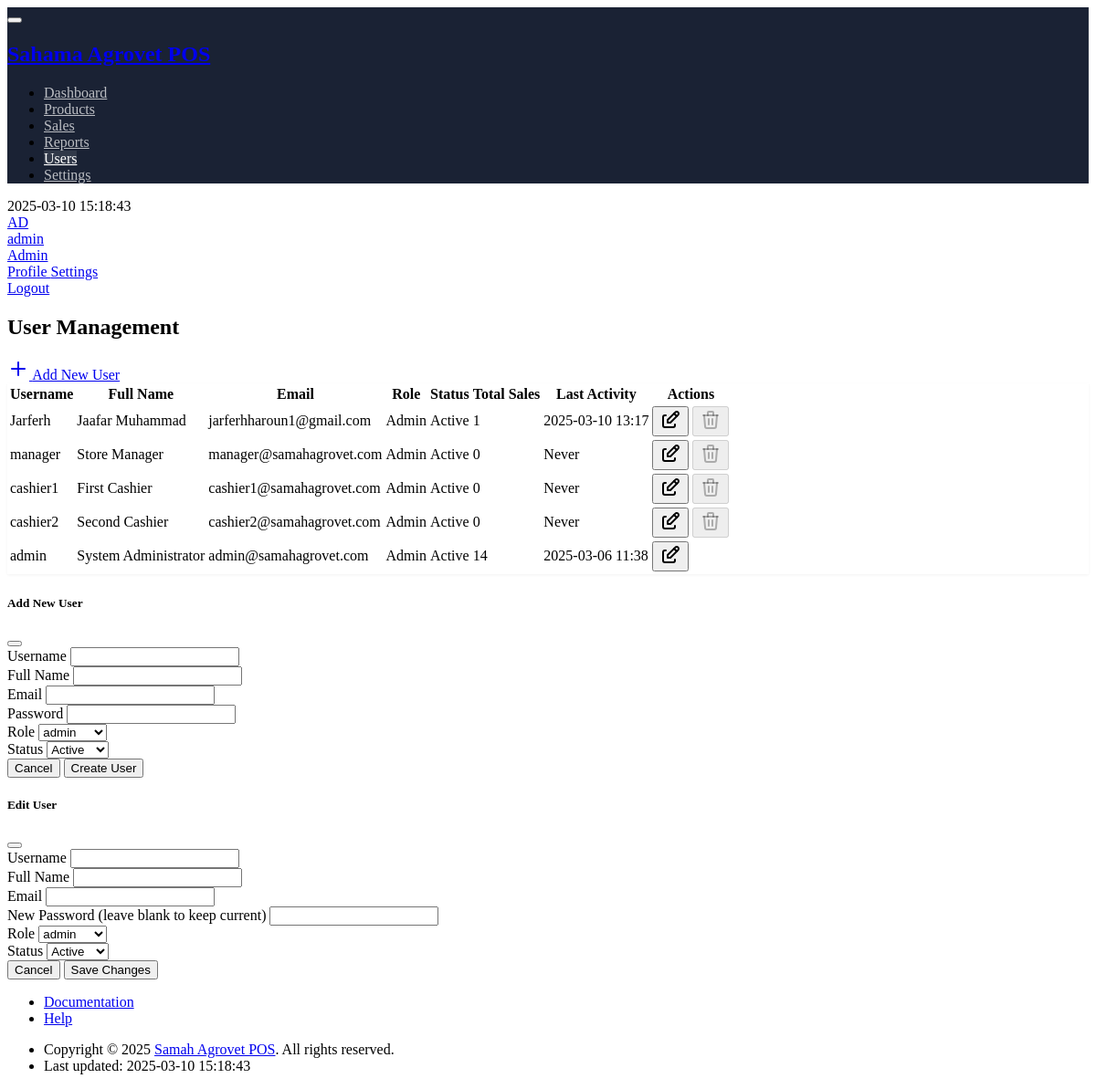
Screenshot of /users.php (signed in) with the database file from the repository.
### tables this page shows
CREATE TABLE `users` (
  `id` int(11) NOT NULL,
  `username` varchar(50) NOT NULL,
  `password` varchar(255) NOT NULL,
  `full_name` varchar(100) NOT NULL,
  `email` varchar(100) DEFAULT NULL,
  `role` enum('admin','manager','cashier','accountant') NOT NULL,
  `status` enum('active','inactive') DEFAULT 'active',
  `created_at` timestamp NOT NULL DEFAULT current_timestamp(),
  `updated_at` timestamp NOT NULL DEFAULT current_timestamp() ON UPDATE current_timestamp(),
  `role_id` int(11) DEFAULT NULL,
  `last_login` timestamp NULL DEFAULT NULL,
  `created_by` int(11) DEFAULT NULL
);

### users.php (the view, shortened to what this page needs)
<?php
require_once 'includes/functions.php';
$users = [];
try {
    $db = Database::getInstance()->getConnection();
    $query = "
        SELECT
            u.*,
            COUNT(s.id) as total_sales,
            MAX(s.created_at) as last_activity
        FROM users u
        LEFT JOIN sales s ON u.id = s.created_by
        GROUP BY u.id
        ORDER BY u.created_at DESC
    ";
    $users = $db->query($query)->fetchAll(PDO::FETCH_ASSOC);
} catch (PDOException $e) {
    $error = "Database error: " . $e->getMessage();
    error_log($e->getMessage());
}
include 'templates/header.php';
?>
<div class="page-wrapper">
    <div class="page-header d-print-none">
        <div class="container-xl">
            <div class="row g-2 align-items-center">
                <div class="col">
                    <h2 class="page-title">
                        User Management
                    </h2>
                </div>
                <div class="col-auto ms-auto d-print-none">
                    <div class="btn-list">
                        <a href="#" class="btn btn-primary d-none d-sm-inline-block" data-bs-toggle="modal" data-bs-target="#addUserModal">
                            <svg xmlns="http://www.w3.org/2000/svg" class="icon" width="24" height="24" viewBox="0 0 24 24" stroke-width="2" stroke="currentColor" fill="none" stroke-linecap="round" stroke-linejoin="round">
                                <path stroke="none" d="M0 0h24v24H0z" fill="none" />
                                <path d="M12 5l0 14" />
                                <path d="M5 12l14 0" />
                            </svg>
                            Add New User
                        </a>
                    </div>
                </div>
            </div>
        </div>
    </div>
    <div class="page-body">
        <div class="container-xl">
            <div class="card">
                <div class="card-body">
                    <div class="table-responsive">
                        <table class="table table-vcenter card-table">
                            <thead>
                                <tr>
                                    <th>Username</th>
                                    <th>Full Name</th>
                                    <th>Email</th>
                                    <th>Role</th>
                                    <th>Status</th>
                                    <th>Total Sales</th>
                                    <th>Last Activity</th>
                                    <th class="w-1">Actions</th>
                                </tr>
                            </thead>
                            <tbody>
                                <?php foreach ($users as $user): ?>
                                    <tr>
                                        <td><?= htmlspecialchars($user['username']) ?></td>
                                        <td><?= htmlspecialchars($user['full_name']) ?></td>
                                        <td><?= htmlspecialchars($user['email']) ?></td>
                                        <td>
                                            <span class="badge bg-<?= $user['role'] === 'admin' ? 'blue' : 'green' ?>-lt">
                                                <?= ucfirst($user['role']) ?>
                                            </span>
                                        </td>
                                        <td>
                                            <span class="badge bg-<?= $user['status'] === 'active' ? 'success' : 'danger' ?>-lt">
                                                <?= ucfirst($user['status']) ?>
                                            </span>
                                        </td>
                                        <td><?= number_format($user['total_sales']) ?></td>
                                        <td><?= $user['last_activity'] ? date('Y-m-d H:i', strtotime($user['last_activity'])) : 'Never' ?></td>
                                        <td>
                                            <div class="btn-list flex-nowrap">
                                                <button class="btn btn-icon btn-primary"
                                                    onclick="editUser(<?= htmlspecialchars(json_encode($user)) ?>)"
                                                    data-bs-toggle="modal"
                                                    data-bs-target="#editUserModal">
                                                </button>
                                                <?php if ($user['id'] != $_SESSION['user_id']): ?>
                                                    <button class="btn btn-icon btn-danger"
                                                        onclick="deleteUser(<?= $user['id'] ?>, '<?= htmlspecialchars($user['username']) ?>')"
                                                        <?= $user['role'] === 'admin' ? 'disabled' : '' ?>>
                                                    </button>
                                                <?php endif; ?>
                                            </div>
                                        </td>
                                    </tr>
                                <?php endforeach; ?>
                            </tbody>
                        </table>
                    </div>
                </div>
            </div>
        </div>
    </div>
</div>
<div class="modal modal-blur fade" id="addUserModal" tabindex="-1" role="dialog" aria-hidden="true">
    <div class="modal-dialog modal-dialog-centered" role="document">
        <div class="modal-content">
            <div class="modal-header">
                <h5 class="modal-title">Add New User</h5>
                <button type="button" class="btn-close" data-bs-dismiss="modal" aria-label="Close"></button>
            </div>
            <form action="actions/user_actions.php" method="post" class="needs-validation" novalidate>
                <div class="modal-body">
                    <div class="mb-3">
                        <label class="form-label required">Username</label>
                        <input type="text" class="form-control" name="username" required>
                    </div>
                    <div class="mb-3">
                        <label class="form-label required">Full Name</label>
                        <input type="text" class="form-control" name="full_name" required>
                    </div>
                    <div class="mb-3">
                        <label class="form-label required">Email</label>
                        <input type="email" class="form-control" name="email" required>
                    </div>
                    <div class="mb-3">
                        <label class="form-label required">Password</label>
                        <input type="password" class="form-control" name="password" required>
                    </div>
                    <div class="mb-3">
                        <label class="form-label required">Role</label>
                        <select class="form-select" name="role_id" required>
                            <?php
                            $roles = $db->query("SELECT id, name FROM roles ORDER BY name")->fetchAll(PDO::FETCH_ASSOC);
                            foreach ($roles as $role): ?>
                                <option value="<?= $role['id'] ?>"><?= htmlspecialchars($role['name']) ?></option>
                            <?php endforeach; ?>
                        </select>
                    </div>
                    <div class="mb-3">
                        <label class="form-label">Status</label>
                        <select class="form-select" name="status">
                            <option value="active">Active</option>
                        </select>
                    </div>
                </div>
                <div class="modal-footer">
                    <button type="button" class="btn btn-link link-secondary" data-bs-dismiss="modal">Cancel</button>
                    <button type="submit" class="btn btn-primary">Create User</button>
                </div>
            </form>
        </div>
    </div>
</div>
<div class="modal modal-blur fade" id="editUserModal" tabindex="-1" role="dialog" aria-hidden="true">
    <div class="modal-dialog modal-dialog-centered" role="document">
        <div class="modal-content">
            <div class="modal-header">
                <h5 class="modal-title">Edit User</h5>
                <button type="button" class="btn-close" data-bs-dismiss="modal" aria-label="Close"></button>
            </div>
            <form action="actions/user_actions.php" method="post" class="needs-validation" novalidate>
                <div class="modal-body">
                    <div class="mb-3">
                        <label class="form-label required">Username</label>
                        <input type="text" class="form-control" name="username" id="edit_username" required>
                    </div>
                    <div class="mb-3">
                        <label class="form-label required">Full Name</label>
                        <input type="text" class="form-control" name="full_name" id="edit_full_name" required>
                    </div>
                    <div class="mb-3">
                        <label class="form-label required">Email</label>
                        <input type="email" class="form-control" name="email" id="edit_email" required>
                    </div>
                    <div class="mb-3">
                        <label class="form-label">New Password (leave blank to keep current)</label>
                        <input type="password" class="form-control" name="password">
                    </div>
                    <div class="mb-3">
                        <label class="form-label required">Role</label>
                        <select class="form-select" name="role_id" id="edit_role_id" required>
                            <?php foreach ($roles as $role): ?>
                                <option value="<?= $role['id'] ?>"><?= htmlspecialchars($role['name']) ?></option>
                            <?php endforeach; ?>
                        </select>
                    </div>
                    <div class="mb-3">
                        <label class="form-label">Status</label>
                        <select class="form-select" name="status" id="edit_status">
                            <option value="active">Active</option>
                        </select>
                    </div>
                </div>
                <div class="modal-footer">
                    <button type="button" class="btn btn-link link-secondary" data-bs-dismiss="modal">Cancel</button>
                    <button type="submit" class="btn btn-primary">Save Changes</button>
                </div>
            </form>
        </div>
    </div>
</div>
<?php include 'templates/footer.php'; ?>

### templates/header.php (style rules this page uses)
:root { --tblr-primary: #206bc4; --tblr-primary-rgb: 32, 107, 196; }
.card { box-shadow: 0 1px 3px rgba(0, 0, 0, 0.05); margin-bottom: 1.5rem; }

### rows the page displays
users: username "Jarferh", full_name "Jaafar Muhammad", email "jarferhharoun1@gmail.com", role "Admin", status "Active", total_sales "1", last_activity "2025-03-10 13:17"
users: username "manager", full_name "Store Manager", email "manager@samahagrovet.com", role "Admin", status "Active", total_sales "0", shows "Never"
users: username "cashier1", full_name "First Cashier", email "cashier1@samahagrovet.com", role "Admin", status "Active", total_sales "0", shows "Never"
users: username "cashier2", full_name "Second Cashier", email "cashier2@samahagrovet.com", role "Admin", status "Active", total_sales "0", shows "Never"
users: username "admin", full_name "System Administrator", email "admin@samahagrovet.com", role "Admin", status "Active", total_sales "14", last_activity "2025-03-06 11:38"

### other values shown
$menuItem['title'] "Dashboard"
$menuItem['title'] "Products"
$menuItem['title'] "Sales"
$menuItem['title'] "Reports"
$menuItem['title'] "Users"
$menuItem['title'] "Settings"
substr($_SESSION['username'], 0, 2) "AD"
$_SESSION['username'] "admin"
$_SESSION['role'] "Admin"
form field role_id "admin"
